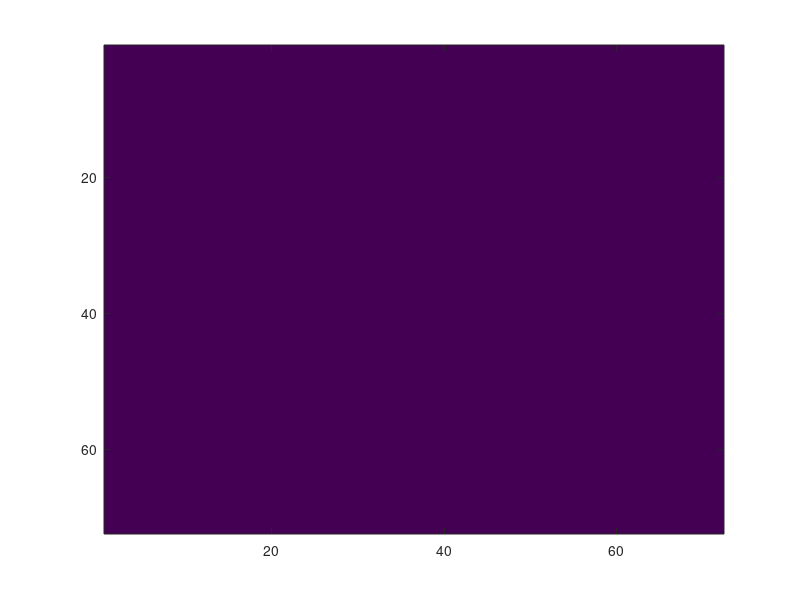
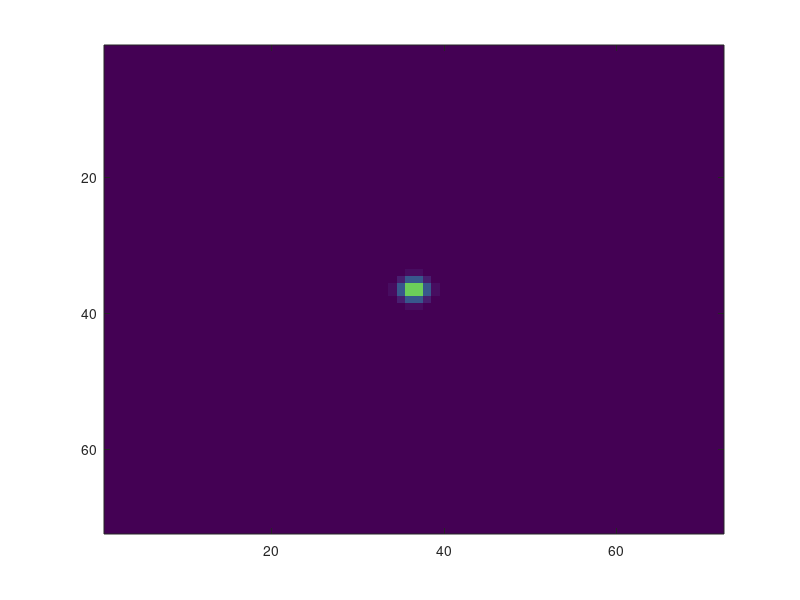
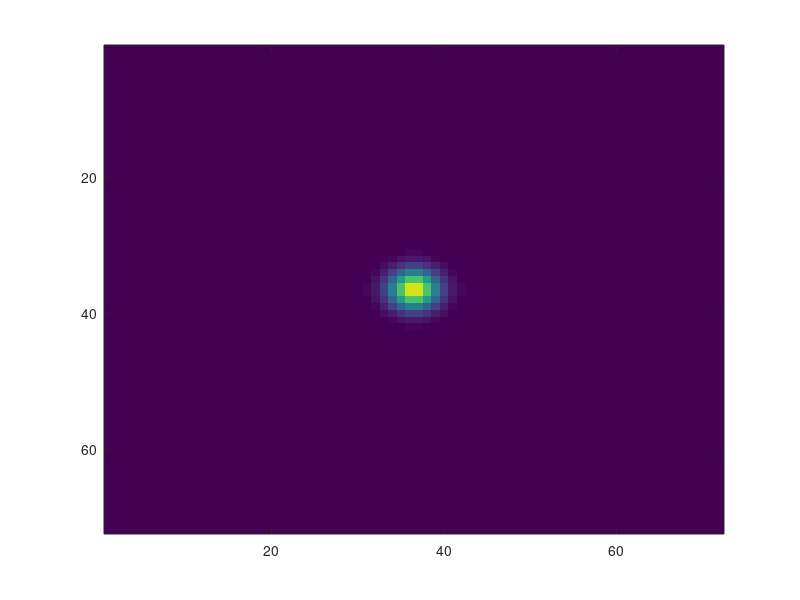
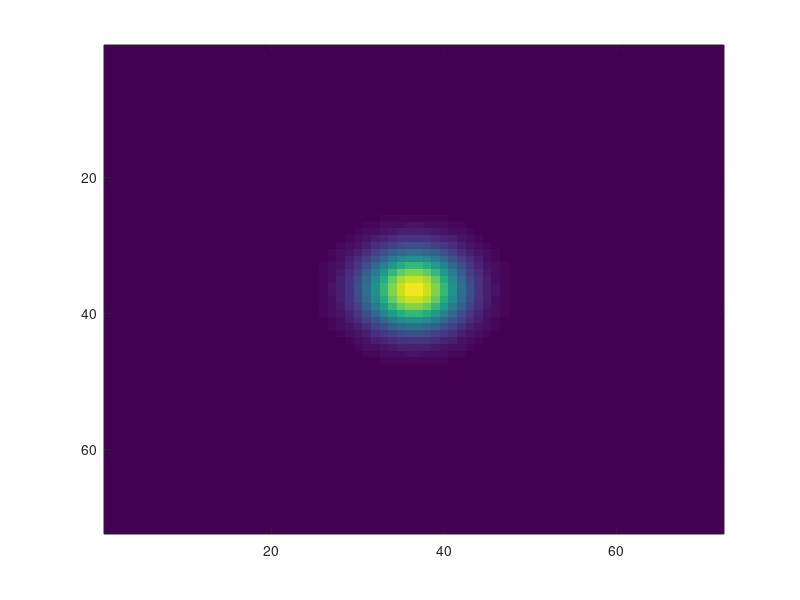

Here is the MATLAB script that generated these plots, in order:
clear all

xsz = 128;
ysz = xsz*9/16;
dist = 20;
width = 50;
widthdeg = 2*atand(0.5*width/dist)
degperpix = widthdeg/xsz

duration = 0.5;
framerate = 60;
isi = 0.5;
reps = 1; %number of movie repetitions
% sfrange = [0 0.04 0.16];
% tfrange =[0 2 8];
sfrange = [0.04 0.16];
tfrange =[2];
% radiusRange = [0 1 2 4 8 1000];
sizeVals = [0 5 10 20 30 40 50 60];
radiusRange = sizeVals/(8*degperpix);
phaserange = linspace(0,2*pi,9); phaserange =phaserange(1:6);  %%%cmn
contrastRange = [0.125 0.25 0.5 1];


ntheta = 4; %cmn
nx = 1; ny =1;

randomOrder=1;
randomTheta=1;
randomPhase=0;
binarize=0;
blank=0;

totalduration = length(sfrange)*length(contrastRange)*length(tfrange)*length(radiusRange)*length(phaserange)*ntheta*nx*(isi+duration);
totalduration/60

blockwidth = ysz;
% xposrange = [1 xsz - blockwidth];
xposrange = xsz/4;
yposrange = 1;

[x y] =meshgrid(1:blockwidth,1:blockwidth);
xgrid=(x-mean(x(:)));; ygrid=(y-mean(y(:)));
x = xgrid*degperpix; y=ygrid*degperpix;

for r=1:length(radiusRange)
g = (exp(-0.5*(x.^2 +y.^2)/radiusRange(r)^2));
g(g<1/128)=0;
%%% option for disk rather than gaussian envelope
%%% g = sqrt(x.^2 + y.^2)<radiusRange(r);
gaussian{r}=g;
figure
imagesc(gaussian{r},[0 1]);
end

thetarange = linspace(0, 2*pi,ntheta+1);
    thetarange = thetarange(1:end-1);
trial=0;
for n= 1:length(thetarange);
    for i = 1:length(xposrange);
        for j = 1:length(radiusRange);
            for k = 1:length(sfrange);
                for l = 1:length(tfrange);
                    for m= 1:length(phaserange);
                        for o = 1:length(contrastRange)
                        
                            trial = trial+1;
                            xpos(trial) = xposrange(i); ypos(trial)=yposrange(1); radius(trial)=j;
                            sf(trial)=sfrange(k); tf(trial)=tfrange(l);
                            phase(trial) = phaserange(m); theta(trial) = thetarange(n);
                            contrasts(trial) = contrastRange(o);
                            if randomTheta
                                theta(trial) = rand*2*pi;
                            end
                            if randomPhase
                                phase(trial) = rand*pi;
                            end
                        end
                    end
                end
            end
        end
    end
end

if randomOrder
order = randperm(trial);
xpos = xpos(order); ypos=ypos(order); sf =sf(order); tf=tf(order); phase=phase(order); theta=theta(order);radius = radius(order); contrasts = contrasts(order);
end



moviedata = zeros(xsz,ysz,trial*(duration+isi)*framerate,'uint8')+128;
for tr = 1:trial
    tr
    ph = (x*cos(theta(tr)) + y*sin(theta(tr)))*2*pi*sf(tr) + phase(tr);
    if theta(tr)~=2*pi
    for t = 1:duration*framerate;
        frame = uint8(0.5*255*(cos(ph + 2*pi*t*tf(tr)/framerate).*gaussian{radius(tr)}*contrasts(tr)+1));
        moviedata(xpos(tr):xpos(tr)+blockwidth-1, ypos(tr):ypos(tr)+blockwidth-1,(tr-1)*duration*framerate +tr*isi*framerate+t) = frame;
    end
    end
end

if binarize
moviedata(moviedata>=128)=255;
moviedata(moviedata<128)=0;
end

moviedata = moviedata(1:xsz,1:ysz,:);
% figure
% for i = 1:length(moviedata)/10
%     i
% imshow(moviedata(:,:,i));
% drawnow
% end
% moviedata = repmat(moviedata, [1 1 reps]);
save sizeSelect2sf8sz26min moviedata xpos ypos tf sf phase theta framerate duration isi nx ny radius radiusRange contrasts order totalduration sizeVals
